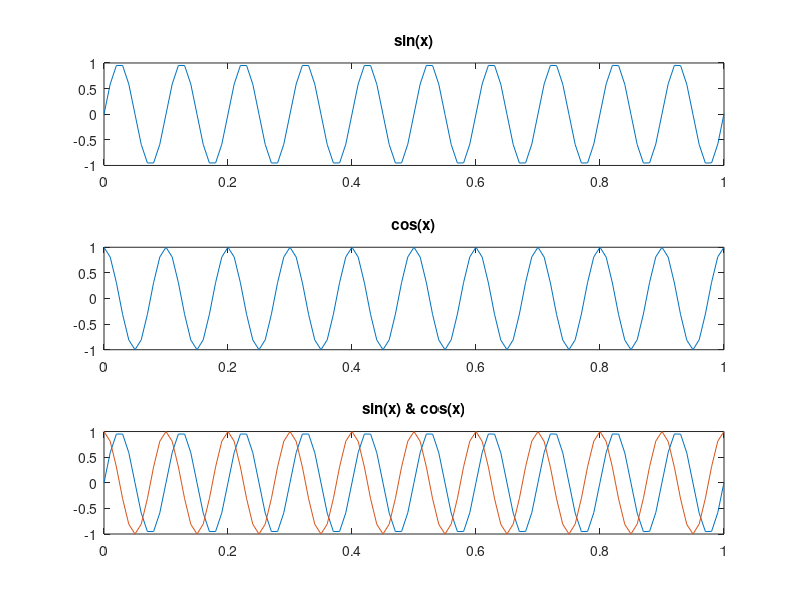

MATLAB code to generate this figure:
x=0:0.01:1;
pi=3.142;
f=10;
y2=cos(2*pi*f*x);
y1=sin(2*pi*f*x);
subplot(3,1,1);
plot(x,y1);
title('sin(x)');
subplot(3,1,2);
plot(x,y2);
title('cos(x)');
subplot(3,1,3);
plot(x,y1,x,y2);
title('sin(x) & cos(x)');